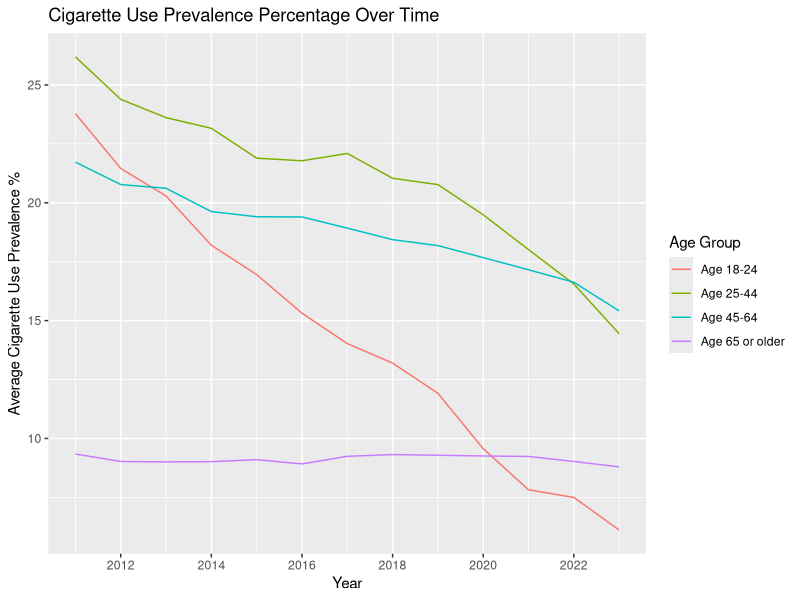
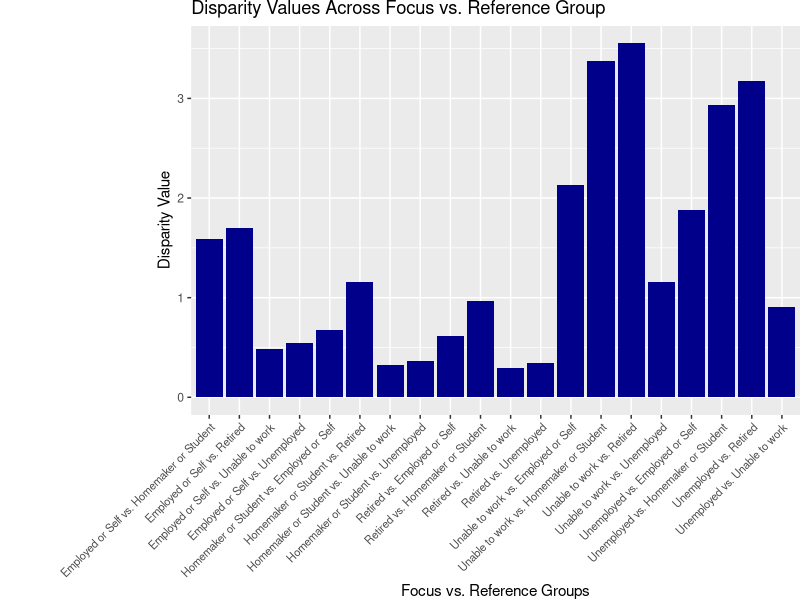
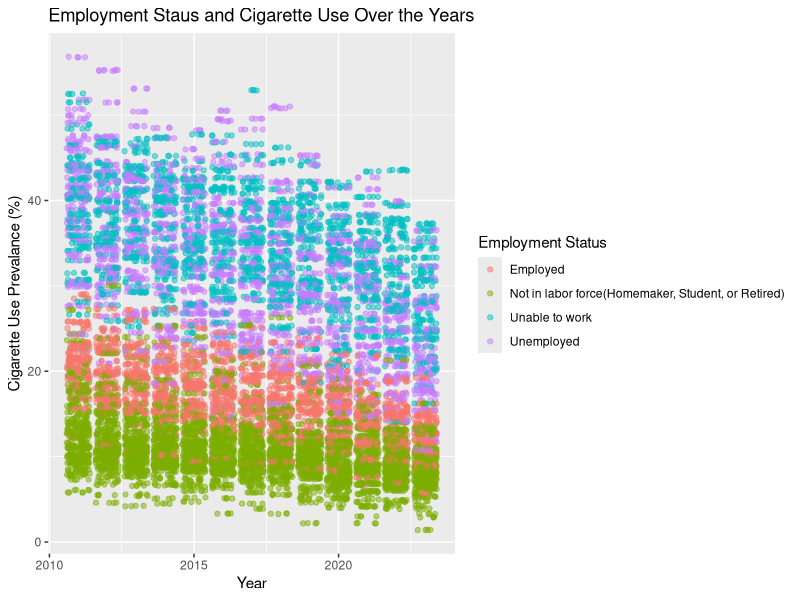

These charts were generated, in order, by the following R code:
## ---- chunk 1
knitr::opts_chunk$set(echo = TRUE)
library(tidyverse)
library(scales)

## ---- chunk 2
library(readr)
age <- read_csv("data/Age-Related_Disparities_in_Cigarette_Smoking_Among_Adults_20251101.csv", show_col_types = FALSE)
employment <- read_csv("data/Employment-Related_Disparities_in_Cigarette_Smoking_Among_Adults_20251101.csv", show_col_types = FALSE)
income <- read_csv("data/Income-Related_Disparities_in_Cigarette_Smoking_Among_Adults_20251101.csv", show_col_types = FALSE)
mental_health <- read_csv("data/Mental_Health-Related_Disparities_in_Cigarette_Smoking_Among_Adults_20251101.csv", show_col_types = FALSE)
race_and_ethnicity <- read_csv("data/Race_and_Ethnic_Disparities_in_Cigarette_Smoking_Among_Adults_20251101.csv", show_col_types = FALSE)
## ---- chunk 3
chr_to_dbl <- function(df) {
  df <- df |> mutate(`Cigarette Use Prevalence % (Focus group)` = 
                 as.numeric(`Cigarette Use Prevalence % (Focus group)`), 
               `Cigarette Use Prevalence % (Reference group)` = 
                 as.numeric(`Cigarette Use Prevalence % (Reference group)`), 
               `Disparity Value` = as.numeric(`Disparity Value`))
  df
}
## ---- chunk 4
age <- chr_to_dbl(age)
## ---- chunk 5
#Find avg cigarette use prevalence according to the reference group
age |> group_by(`To (Reference group)`, Year) |>
  summarize(`Average Cigarette Use Prevalence %` = 
              mean(`Cigarette Use Prevalence % (Reference group)`, na.rm=TRUE)) |>
  ggplot(aes(x=Year, y=`Average Cigarette Use Prevalence %`, color=`To (Reference group)`)) +
  geom_line()+
  scale_x_continuous(breaks = pretty_breaks(n = 5)) +
  labs(color = "Age Group", title='Cigarette Use Prevalence Percentage Over Time')
## ---- chunk 6
#Convert column types from chr to dbl
employment <- chr_to_dbl(employment)
## ---- chunk 7
employment |> group_by(`Comparing (Focus group)`, `To (Reference group)`) |> 
  summarize(avg_disparity_value = mean(`Disparity Value`, na.rm=TRUE)) |>
  mutate(grouped = paste(`Comparing (Focus group)`, `To (Reference group)`, sep = " vs. ")) |>
  ggplot(aes(x=grouped, y=avg_disparity_value)) +
  geom_col(fill = "darkblue", size = 3)+
  theme(axis.text.x = element_text(angle = 45, hjust=1, vjust=1, size=8), 
        plot.margin = unit(c(0, 0, 0, 4), "cm")) + 
  labs(x='Focus vs. Reference Groups', y='Disparity Value', 
       title='Disparity Values Across Focus vs. Reference Group')

## ---- chunk 8
## Does employment status have a relationship with cigarette use?

employment |> mutate(
  employment_group = case_when(
      `Comparing (Focus group)` == "Employed or Self" ~ "Employed",
      `Comparing (Focus group)` == "Unemployed" ~ "Unemployed",
      `Comparing (Focus group)` %in% c("Homemaker or Student", 
          "Retired") ~ "Not in labor force(Homemaker, Student, or Retired)",
      `Comparing (Focus group)` == "Unable to work" ~ "Unable to work"), 
  cig_prev = as.numeric(`Cigarette Use Prevalence % (Focus group)`)) |> 
  ggplot(aes(x = Year, y = cig_prev, color = employment_group)) + 
  geom_point(position = "jitter", alpha = 0.5, na.rm = TRUE) + 
  labs(title = "Employment Staus and Cigarette Use Over the Years", 
       x = "Year", y = "Cigarette Use Prevalance (%)", color = "Employment Status")

